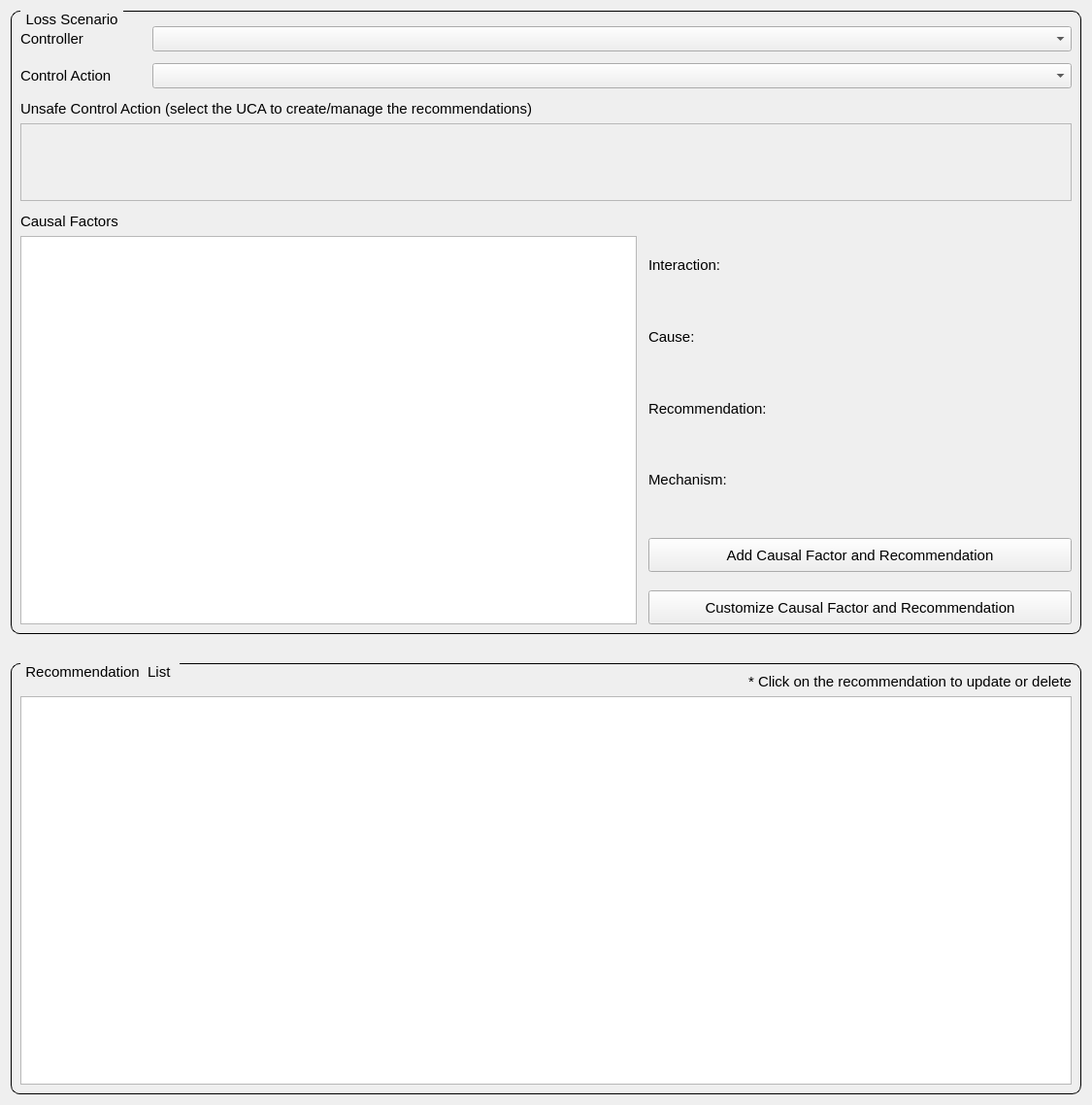
          <widget class="QWidget" name="scrollAreaWidgetContents_5">
           <property name="geometry">
            <rect>
             <x>0</x>
             <y>0</y>
             <width>1125</width>
             <height>1138</height>
            </rect>
           </property>
           <layout class="QGridLayout" name="gridLayout_16">
            <item row="0" column="0">
             <layout class="QVBoxLayout" name="verticalLayout_71">
              <item>
               <widget class="QGroupBox" name="groupBox_6">
                <property name="styleSheet">
                 <string notr="true">QGroupBox {
    border: 1px solid black;
    border-radius: 9px;
    margin-top: 0.5em;
    font-size: 15px;
}

QGroupBox::title {
    subcontrol-origin: margin;
    left: 10px;
    padding: 0 3px 0 3px;
}</string>
                </property>
                <property name="title">
                 <string>Loss Scenario</string>
                </property>
                <layout class="QGridLayout" name="gridLayout_14">
                 <item row="0" column="0">
                  <layout class="QHBoxLayout" name="horizontalLayout_64">
                   <property name="topMargin">
                    <number>6</number>
                   </property>
                   <item>
                    <widget class="QLabel" name="label_31">
                     <property name="minimumSize">
                      <size>
                       <width>130</width>
                       <height>0</height>
                      </size>
                     </property>
                     <property name="maximumSize">
                      <size>
                       <width>130</width>
                       <height>16777215</height>
                      </size>
                     </property>
                     <property name="font">
                      <font>
                       <pointsize>11</pointsize>
                      </font>
                     </property>
                     <property name="text">
                      <string>Controller</string>
                     </property>
                    </widget>
                   </item>
                   <item>
                    <widget class="QComboBox" name="combobox_fourth_controller">
                     <property name="font">
                      <font>
                       <pointsize>11</pointsize>
                      </font>
                     </property>
                     <property name="focusPolicy">
                      <enum>Qt::StrongFocus</enum>
                     </property>
                    </widget>
                   </item>
                  </layout>
                 </item>
                 <item row="1" column="0">
                  <layout class="QHBoxLayout" name="horizontalLayout_63">
                   <property name="topMargin">
                    <number>6</number>
                   </property>
                   <item>
                    <widget class="QLabel" name="label_12">
                     <property name="minimumSize">
                      <size>
                       <width>130</width>
                       <height>0</height>
                      </size>
                     </property>
                     <property name="maximumSize">
                      <size>
                       <width>130</width>
                       <height>16777215</height>
                      </size>
                     </property>
                     <property name="font">
                      <font>
                       <pointsize>11</pointsize>
                      </font>
                     </property>
                     <property name="text">
                      <string>Control Action</string>
                     </property>
                    </widget>
                   </item>
                   <item>
                    <widget class="QComboBox" name="combobox_fourth_control_action">
                     <property name="font">
                      <font>
                       <pointsize>11</pointsize>
                      </font>
                     </property>
                     <property name="focusPolicy">
                      <enum>Qt::StrongFocus</enum>
                     </property>
                    </widget>
                   </item>
                  </layout>
                 </item>
                 <item row="2" column="0">
                  <layout class="QVBoxLayout" name="verticalLayout_75">
                   <property name="topMargin">
                    <number>6</number>
                   </property>
                   <item>
                    <widget class="QLabel" name="label_33">
                     <property name="minimumSize">
                      <size>
                       <width>150</width>
                       <height>0</height>
                      </size>
                     </property>
                     <property name="maximumSize">
                      <size>
                       <width>16777215</width>
                       <height>16777215</height>
                      </size>
                     </property>
                     <property name="font">
                      <font>
                       <pointsize>11</pointsize>
                      </font>
                     </property>
                     <property name="text">
                      <string>Unsafe Control Action (select the UCA to create/manage the recommendations)</string>
                     </property>
                    </widget>
                   </item>
                   <item>
                    <widget class="QListWidget" name="listwidget_fourth_uca">
                     <property name="enabled">
                      <bool>false</bool>
                     </property>
                     <property name="minimumSize">
                      <size>
                       <width>0</width>
                       <height>80</height>
                      </size>
                     </property>
                     <property name="maximumSize">
                      <size>
                       <width>16777215</width>
                       <height>80</height>
                      </size>
                     </property>
                     <property name="alternatingRowColors">
                      <bool>true</bool>
                     </property>
                    </widget>
                   </item>
                  </layout>
                 </item>
                 <item row="3" column="0">
                  <layout class="QHBoxLayout" name="horizontalLayout_107">
                   <property name="topMargin">
                    <number>6</number>
                   </property>
                   <item>
                    <layout class="QVBoxLayout" name="verticalLayout_63">
                     <item>
                      <widget class="QLabel" name="label_34">
                       <property name="minimumSize">
                        <size>
                         <width>130</width>
                         <height>0</height>
                        </size>
                       </property>
                       <property name="maximumSize">
                        <size>
                         <width>130</width>
                         <height>16777215</height>
                        </size>
                       </property>
                       <property name="font">
                        <font>
                         <pointsize>11</pointsize>
                        </font>
                       </property>
                       <property name="text">
                        <string>Causal Factors</string>
                       </property>
                      </widget>
                     </item>
                     <item>
                      <widget class="QListWidget" name="listwidget_fourth_causal_factor">
                       <property name="minimumSize">
                        <size>
                         <width>600</width>
                         <height>400</height>
                        </size>
                       </property>
                       <property name="font">
                        <font>
                         <pointsize>11</pointsize>
                        </font>
                       </property>
                       <property name="alternatingRowColors">
                        <bool>true</bool>
                       </property>
                       <property name="wordWrap">
                        <bool>true</bool>
                       </property>
                      </widget>
                     </item>
                    </layout>
                   </item>
                   <item>
                    <layout class="QVBoxLayout" name="verticalLayout_62">
                     <property name="leftMargin">
                      <number>6</number>
                     </property>
                     <item>
                      <spacer name="verticalSpacer_40">
                       <property name="orientation">
                        <enum>Qt::Vertical</enum>
                       </property>
                       <property name="sizeType">
                        <enum>QSizePolicy::Maximum</enum>
                       </property>
                       <property name="sizeHint" stdset="0">
                        <size>
                         <width>20</width>
                         <height>20</height>
                        </size>
                       </property>
                      </spacer>
                     </item>
                     <item>
                      <layout class="QHBoxLayout" name="horizontalLayout_65">
                       <item>
                        <widget class="QLabel" name="label_fourth_interaction">
                         <property name="minimumSize">
                          <size>
                           <width>130</width>
                           <height>0</height>
                          </size>
                         </property>
                         <property name="maximumSize">
                          <size>
                           <width>130</width>
                           <height>16777215</height>
                          </size>
                         </property>
                         <property name="font">
                          <font>
                           <pointsize>11</pointsize>
                          </font>
                         </property>
                         <property name="text">
                          <string>Interaction:</string>
                         </property>
                        </widget>
                       </item>
                       <item>
                        <widget class="QLabel" name="label_fourth_interaction_desc">
                         <property name="minimumSize">
                          <size>
                           <width>300</width>
                           <height>0</height>
                          </size>
                         </property>
                         <property name="maximumSize">
                          <size>
                           <width>16777215</width>
                           <height>16777215</height>
                          </size>
                         </property>
                         <property name="font">
                          <font>
                           <pointsize>11</pointsize>
                          </font>
                         </property>
                         <property name="text">
                          <string/>
                         </property>
                         <property name="wordWrap">
                          <bool>true</bool>
                         </property>
                        </widget>
                       </item>
                      </layout>
                     </item>
                     <item>
                      <layout class="QHBoxLayout" name="horizontalLayout_99">
                       <item>
                        <widget class="QLabel" name="label_89">
                         <property name="minimumSize">
                          <size>
                           <width>130</width>
                           <height>0</height>
                          </size>
                         </property>
                         <property name="maximumSize">
                          <size>
                           <width>130</width>
                           <height>16777215</height>
                          </size>
                         </property>
                         <property name="font">
                          <font>
                           <pointsize>11</pointsize>
                          </font>
                         </property>
                         <property name="text">
                          <string>Cause:</string>
                         </property>
                        </widget>
                       </item>
                       <item>
                        <widget class="QLabel" name="label_fourth_cause">
                         <property name="minimumSize">
                          <size>
                           <width>300</width>
                           <height>0</height>
                          </size>
                         </property>
                         <property name="maximumSize">
                          <size>
                           <width>16777215</width>
                           <height>16777215</height>
                          </size>
                         </property>
                         <property name="font">
                          <font>
                           <pointsize>11</pointsize>
                          </font>
                         </property>
                         <property name="text">
                          <string/>
                         </property>
                         <property name="wordWrap">
                          <bool>true</bool>
                         </property>
                        </widget>
                       </item>
                      </layout>
                     </item>
                     <item>
                      <layout class="QHBoxLayout" name="horizontalLayout_101">
                       <item>
                        <widget class="QLabel" name="label_99">
                         <property name="minimumSize">
                          <size>
                           <width>130</width>
                           <height>0</height>
                          </size>
                         </property>
                         <property name="maximumSize">
                          <size>
                           <width>130</width>
                           <height>16777215</height>
                          </size>
                         </property>
                         <property name="font">
                          <font>
                           <pointsize>11</pointsize>
                          </font>
                         </property>
                         <property name="text">
                          <string>Recommendation:</string>
                         </property>
                        </widget>
                       </item>
                       <item>
                        <widget class="QLabel" name="label_fourth_recommendation">
                         <property name="minimumSize">
                          <size>
                           <width>300</width>
                           <height>0</height>
                          </size>
                         </property>
                         <property name="maximumSize">
                          <size>
                           <width>16777215</width>
                           <height>16777215</height>
                          </size>
                         </property>
                         <property name="font">
                          <font>
                           <pointsize>11</pointsize>
                          </font>
                         </property>
                         <property name="text">
                          <string/>
                         </property>
                         <property name="wordWrap">
                          <bool>true</bool>
                         </property>
                        </widget>
                       </item>
                      </layout>
                     </item>
                     <item>
                      <layout class="QHBoxLayout" name="horizontalLayout_106">
                       <item>
                        <widget class="QLabel" name="label_100">
                         <property name="minimumSize">
                          <size>
                           <width>130</width>
                           <height>0</height>
                          </size>
                         </property>
                         <property name="maximumSize">
                          <size>
                           <width>130</width>
                           <height>16777215</height>
                          </size>
                         </property>
                         <property name="font">
                          <font>
                           <pointsize>11</pointsize>
                          </font>
                         </property>
                         <property name="text">
                          <string>Mechanism:</string>
                         </property>
                        </widget>
                       </item>
                       <item>
                        <widget class="QLabel" name="label_fourth_mechanism">
                         <property name="minimumSize">
                          <size>
                           <width>300</width>
                           <height>0</height>
                          </size>
                         </property>
                         <property name="maximumSize">
                          <size>
                           <width>16777215</width>
                           <height>16777215</height>
                          </size>
                         </property>
                         <property name="font">
                          <font>
                           <pointsize>11</pointsize>
                          </font>
                         </property>
                         <property name="text">
                          <string/>
                         </property>
                         <property name="wordWrap">
                          <bool>true</bool>
                         </property>
                        </widget>
                       </item>
                      </layout>
                     </item>
                     <item>
                      <spacer name="verticalSpacer_29">
                       <property name="orientation">
                        <enum>Qt::Vertical</enum>
                       </property>
                       <property name="sizeType">
                        <enum>QSizePolicy::Maximum</enum>
                       </property>
                       <property name="sizeHint" stdset="0">
                        <size>
                         <width>20</width>
                         <height>20</height>
                        </size>
                       </property>
                      </spacer>
                     </item>
                     <item>
                      <widget class="QPushButton" name="button_fourth_add_causal_factor">
                       <property name="minimumSize">
                        <size>
                         <width>350</width>
                         <height>35</height>
                        </size>
                       </property>
                       <property name="maximumSize">
                        <size>
                         <width>16777215</width>
                         <height>35</height>
                        </size>
                       </property>
                       <property name="font">
                        <font>
                         <pointsize>11</pointsize>
                        </font>
                       </property>
                       <property name="text">
                        <string>Add Causal Factor and Recommendation</string>
                       </property>
                      </widget>
                     </item>
                     <item>
                      <spacer name="verticalSpacer_28">
                       <property name="orientation">
                        <enum>Qt::Vertical</enum>
                       </property>
                       <property name="sizeType">
                        <enum>QSizePolicy::Maximum</enum>
                       </property>
                       <property name="sizeHint" stdset="0">
                        <size>
                         <width>20</width>
                         <height>13</height>
                        </size>
                       </property>
                      </spacer>
                     </item>
                     <item>
                      <widget class="QPushButton" name="button_fourth_create_causal_factor">
                       <property name="minimumSize">
                        <size>
                         <width>350</width>
                         <height>35</height>
                        </size>
                       </property>
                       <property name="maximumSize">
                        <size>
                         <width>16777215</width>
                         <height>35</height>
                        </size>
                       </property>
                       <property name="font">
                        <font>
                         <pointsize>11</pointsize>
                        </font>
                       </property>
                       <property name="text">
                        <string>Customize Causal Factor and Recommendation</string>
                       </property>
                      </widget>
                     </item>
                    </layout>
                   </item>
                  </layout>
                 </item>
                </layout>
               </widget>
              </item>
              <item>
               <spacer name="verticalSpacer_41">
                <property name="orientation">
                 <enum>Qt::Vertical</enum>
                </property>
                <property name="sizeType">
                 <enum>QSizePolicy::Maximum</enum>
                </property>
                <property name="sizeHint" stdset="0">
                 <size>
                  <width>20</width>
                  <height>25</height>
                 </size>
                </property>
               </spacer>
              </item>
              <item>
               <widget class="QGroupBox" name="groupBox_8">
                <property name="styleSheet">
                 <string notr="true">QGroupBox {
    border: 1px solid black;
    border-radius: 9px;
    margin-top: 0.5em;
    font-size: 15px;
}

QGroupBox::title {
    subcontrol-origin: margin;
    left: 10px;
    padding: 0 3px 0 3px;
}</string>
                </property>
                <property name="title">
                 <string>Recommendation  List </string>
                </property>
                <layout class="QGridLayout" name="gridLayout_15">
                 <item row="0" column="0">
                  <widget class="QLabel" name="label_64">
                   <property name="maximumSize">
                    <size>
                     <width>16777215</width>
                     <height>16777215</height>
                    </size>
                   </property>
                   <property name="font">
                    <font>
                     <pointsize>11</pointsize>
                    </font>
                   </property>
                   <property name="text">
                    <string>* Click on the recommendation to update or delete</string>
                   </property>
                   <property name="alignment">
                    <set>Qt::AlignRight|Qt::AlignTrailing|Qt::AlignVCenter</set>
                   </property>
                  </widget>
                 </item>
                 <item row="1" column="0">
                  <widget class="QListWidget" name="listwidget_fourth_requirement">
                   <property name="minimumSize">
                    <size>
                     <width>0</width>
                     <height>400</height>
                    </size>
                   </property>
                   <property name="font">
                    <font>
                     <pointsize>11</pointsize>
                    </font>
                   </property>
                   <property name="horizontalScrollBarPolicy">
                    <enum>Qt::ScrollBarAsNeeded</enum>
                   </property>
                   <property name="alternatingRowColors">
                    <bool>true</bool>
                   </property>
                   <property name="wordWrap">
                    <bool>true</bool>
                   </property>
                  </widget>
                 </item>
                </layout>
               </widget>
              </item>
             </layout>
            </item>
           </layout>
          </widget>
